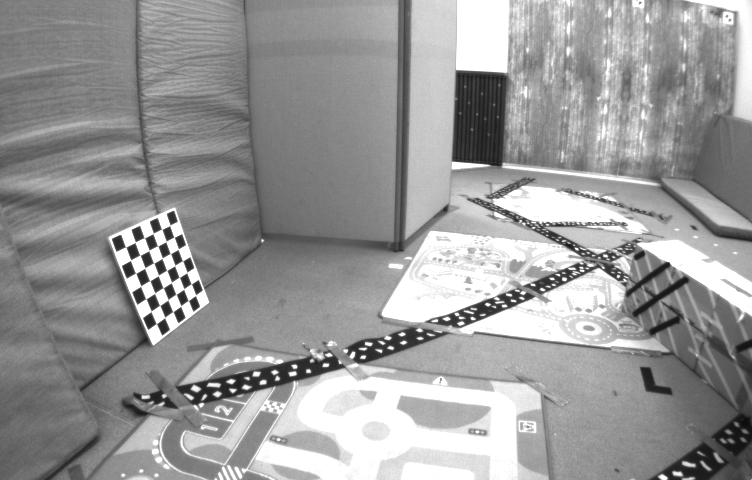
//> input picture LKFlow/image/0.png, 752 x 480 px
$ ./main image/0.png   (built with g++ and OpenCV 4)
//> lines starting //> are read from the running program, lines starting //| are printed output that depends on the picture; after the words box and inside, x2 and y2 are one past the last pixel; in counts of white or black regions, pixels touching at a corner belong together
#include <iostream>
#include <vector>
#include <string>

#include "eigen3/Eigen/Core"
#include "eigen3/Eigen/Geometry"
#include <opencv2/core/mat.hpp>
#include <opencv2/core/core.hpp>
#include <opencv2/highgui/highgui.hpp>
#include <opencv2/imgcodecs/imgcodecs.hpp>
#include <opencv2/imgproc/imgproc.hpp>
#include <opencv2/core/types.hpp>
#include <opencv2/features2d.hpp>
#include <opencv2/core/cvstd.hpp>
#include <opencv2/core/types_c.h>
#include <opencv2/imgproc.hpp>
#include <opencv2/core/cvstd.inl.hpp>
#include <opencv2/core/eigen.hpp>


#include <opencv2/highgui/highgui.hpp>
#include <opencv2/imgcodecs/imgcodecs.hpp>
#include <opencv2/opencv.hpp>

using namespace cv;


int main(int argc, char** argv) {

    if(argc < 2)
    {
        std::cerr << "please  input './test your_image_path'!" << std::endl;
        return -1;
    }

    cv::Mat pre_iamge;
    cv::Mat pre_gray;
    bool first_image = true;
    std::string image_path = argv[1];
    std::vector<cv::KeyPoint> cv_key_points;
    std::vector<cv::Point2f> points1;
    std::vector<cv::Point2f> points2;
    std::vector<uchar> status;
    std::vector<float> err;

    for(size_t i = 0; i < 30; ++i)
    {
        std::stringstream num1;
        num1 << i;
        std::string image_str1 = image_path + "/" + num1.str() + ".png";
        std::cout << "Debug: iamge1: " << image_str1 << std::endl;
        cv::Mat cur_image = cv::imread(image_str1);
//> cur_image is the input picture: 480 rows x 752 cols, CV_8UC3; min 12, max 255, mean 153.1
        cv::imshow("current image", cur_image);


        //remove distort
        cv::Mat un_dis_image;
        cv::Mat cv_K(3, 3, CV_32F, cv::Scalar::all(0));
        cv::Mat cv_coeffs(1, 4, CV_32F, cv::Scalar::all(0));

        cv_K.at<float>(0, 0) = 458.654;
        cv_K.at<float>(1, 1) = 457.296;
        cv_K.at<float>(0, 2) = 367.215;
        cv_K.at<float>(1, 2) = 248.375;
        cv_K.at<float>(2, 2) = 1.0;

        cv_coeffs.at<float>(0) = -0.28340811;
        cv_coeffs.at<float>(1) = 0.07395907;
        cv_coeffs.at<float>(2) = 0.00019359;
        cv_coeffs.at<float>(3) = 0.00001762;

        cv::undistort(cur_image, un_dis_image, cv_K, cv_coeffs);
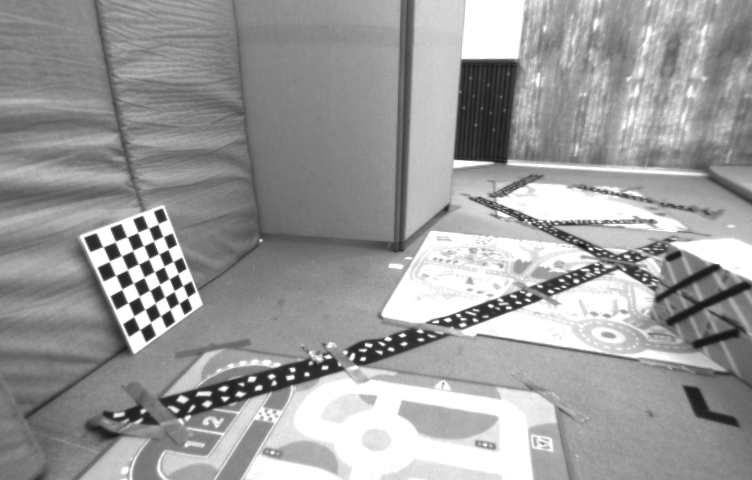
//> un_dis_image: 480 rows x 752 cols, CV_8UC3; min 23, max 255, mean 156.2
        cur_image = un_dis_image.clone();


        cv::Mat cur_gray;
        cv::cvtColor(cur_image, cur_gray, CV_RGB2GRAY);
        //when use this play bad!
//        static cv::Ptr<cv::CLAHE> clahe = cv::createCLAHE(6.0, cv::Size(8, 8 ));
//        clahe->apply(cur_gray, cur_gray);

        if(!first_image)
        {
            cv::cvtColor(pre_gray, pre_iamge, CV_GRAY2RGB);
            std::cout << "Debug: image channles: " << pre_gray.channels() << std::endl;
            //choose goodFeaturesToTrack or GFTTDetector
//            cv::goodFeaturesToTrack(pre_gray, points1, 300, 0.01, 10, cv::Mat());
            static cv::Ptr<cv::GFTTDetector> gftt = cv::GFTTDetector::create(1000, 1.0e-3, 20, 3, true);
            gftt->detect(pre_gray, cv_key_points);
            for(size_t i = 0; i < cv_key_points.size(); ++i)
            {
                points1.emplace_back(cv_key_points[i].pt.x, cv_key_points[i].pt.y);
            }
//            cv::calcOpticalFlowPyrLK(pre_iamge, cur_image, points1, points2, status, err);
            cv::calcOpticalFlowPyrLK(pre_gray, cur_gray, points1, points2, status, err);
            //play
            for(size_t i = 0; i < points1.size(); ++i)
            {
                if(status[i])
                {
                    cv::circle(pre_iamge, points1[i], 5, cv::Scalar(255, 255, 0));
                    cv::circle(pre_iamge, points2[i], 3, cv::Scalar(255, 0, 0), -1);
                    cv::line(pre_iamge, points1[i], points2[i], cv::Scalar(255, 0, 255));
                }

            }
            cv::imshow("matches", pre_iamge);
            cv::waitKey(500);
            cv::waitKey(-1);
        }
        else
        {
            first_image = false;
        }

        pre_gray = cur_gray.clone();
    }
//> pass 2 of the loop `for(size_t i = 0; i < 30; ++i)`:
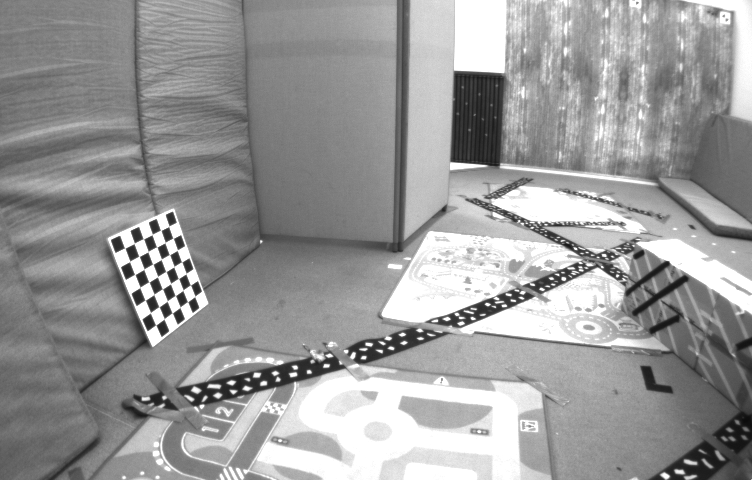
//> input picture LKFlow/image/1.png, 752 x 480 px
//> cur_image is the input picture: 480 rows x 752 cols, CV_8UC3; min 12, max 255, mean 153.4
//> `cv::undistort(cur_image, un_dis_image, cv_K, cv_coeffs);`:
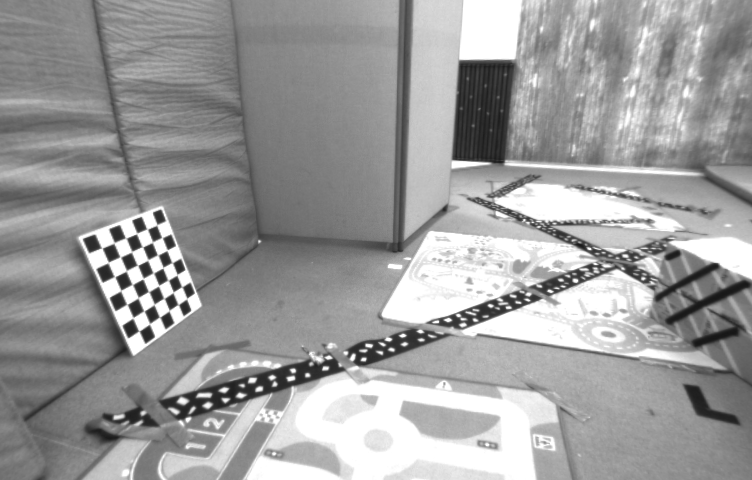
//> un_dis_image: 480 rows x 752 cols, CV_8UC3; min 22, max 255, mean 156.4
//| Debug: image channles: 1
//> cv_key_points = 175 keypoints; strongest (x, y, size): (438, 321, 3), (589, 248, 3), (371, 345, 3), (548, 291, 3)
//> after the loop `for(size_t i = 0; i < cv_key_points.size(); ++i)`: points1 = 175 Points (x, y), first 12: [438, 321], [589, 248], [371, 345], [548, 291], [404, 335], [489, 305], [322, 368], [516, 302], [169, 247], [188, 295], [129, 335], [274, 376]
//> points2 = 175 Points (x, y), first 12: [438.1, 321.1], [587.5, 247.7], [371.5, 345.4], [547.5, 290.7], [404.4, 335.3], [488.8, 304.9], [322.5, 368.7], [515.7, 301.8], [167.9, 248.1], [187.1, 296.3], [128.1, 336.6], [274.6, 377]; status = 175 values from 1 to 1; err = 175 values, max 14.82 at index 166, min 0.874 at index 104, mean 2.64
//> after the loop `for(size_t i = 0; i < points1.size(); ++i)`:
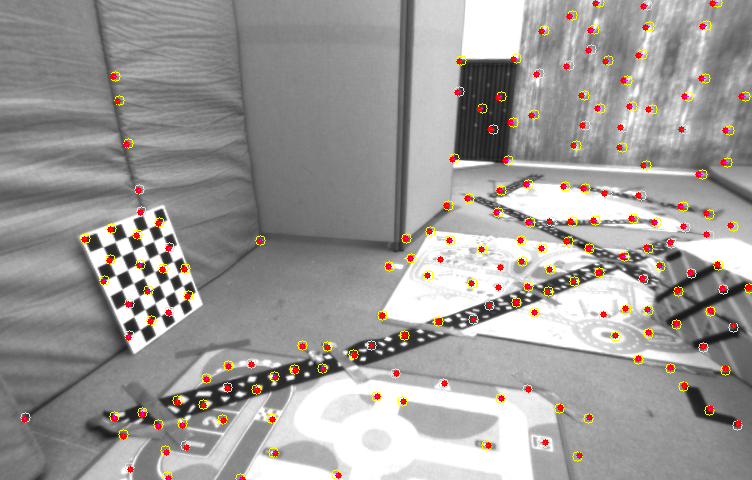
//> pre_iamge: 480 rows x 752 cols, CV_8UC3; 2.61% of pixels changed, all inside (x1, y1, x2, y2) = (20, 0, 752, 480)
//> (the run ends here: the program stops with an error, at `cv::imshow("current image", cur_image);`)
